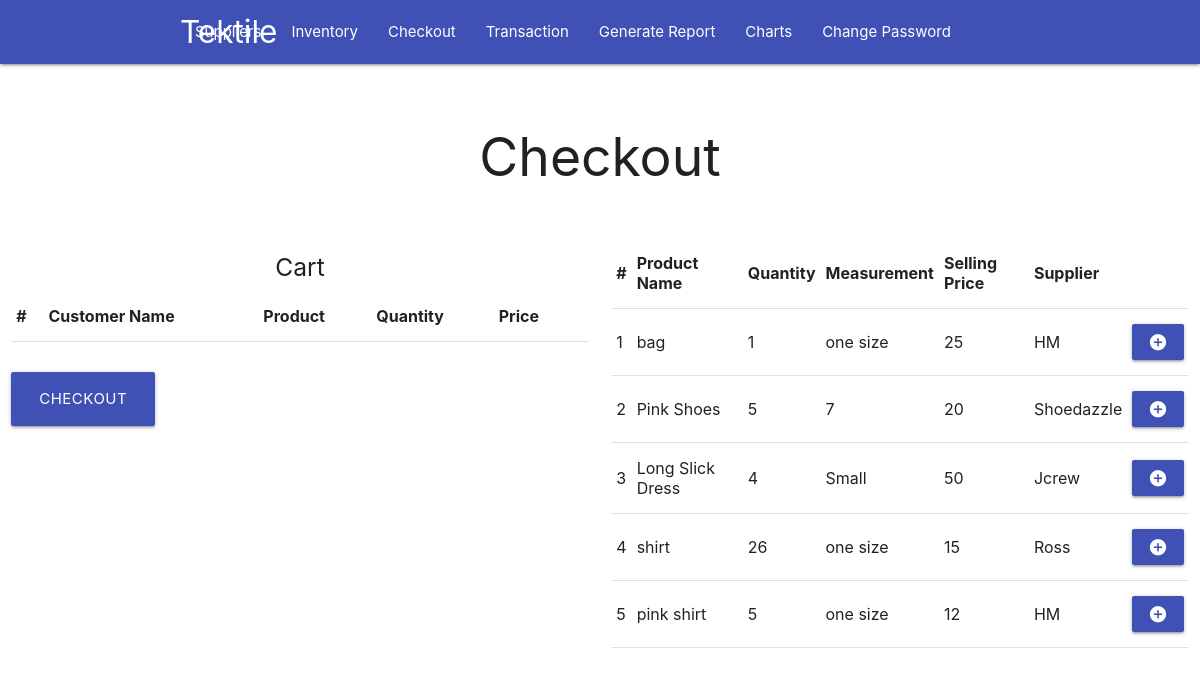
The app's page /checkout/ (signed in) with its own data.
### invent/models.py (models this page shows, shortened)
class Inventory(models.Model):
    pname = models.CharField(max_length=255)
    quantity = models.PositiveIntegerField()
    measurement = models.CharField(max_length=255)
    orginal_price = models.PositiveIntegerField()
    profit = models.PositiveIntegerField()
    selling_price = models.PositiveIntegerField()
    supplier = models.ForeignKey(Supplier, on_delete=models.CASCADE)

class Supplier(models.Model):
    sname = models.CharField(max_length=255, unique=True)
    contact = models.CharField(max_length=255)
    address = models.TextField(max_length=255)
    def __str__(self):
        return self.sname

### invent/views.py (the view, shortened to what this page needs)
# urls.py: path('checkout/', views.checkout, name='checkout'),
@login_required
def checkout(request, *args, **kwargs):
    user = request.user
    inventories = Inventory.objects.all().order_by('id')
    cart = Transaction.objects.all().filter(uid_id=user.id, success=0)
    context = {
        'checkout': 1,
        'inventory_checkout': inventories,
        'cart': cart,
    }
    if request.method == 'POST' and request.POST.get('tiddel'):
        tid = int(request.POST.get('tiddel'))
        Transaction.objects.get(pk=tid).delete()
        cart = Transaction.objects.all().filter(uid_id=user.id, success=0)
        context['cart'] = cart
        return render(request, 'ims/index.html', context)
    return render(request, 'ims/index.html', context)

### invent/templates/ims/index.html (shortened to what this page needs)
{% extends 'ims/base.html' %}
{% block body %}
{% if user.is_authenticated %}
{% if checkout %}
{% include 'ims/checkout.html' %}
{% endif %}
{% endif %}
{% endblock body %}

### invent/templates/ims/checkout.html (shortened to what this page needs)
<main>
	<center>
		<h2>Checkout</h2>
	</center>
	<div class="section"></div>
	<div class="row">
		<div class="col s6">
			<center><h5>Cart</h5></center>
			<table>
				<thead>
					<tr>
						<th>#</th>
						<th>Customer Name</th>
						<th>Product</th>
						<th>Quantity</th>
						<th>Price</th>
						<th></th>
					</tr>
				</thead>
			</table>
			<div class="section"></div>
			<div>
				<form method="POST">
					<button class="btn btn-large indigo">Checkout</button>
				</form>
			</div>
		</div>
		<div class="col s6">
			<table class="highlight">
			<thead>
				<tr>
					<th>#</th>
					<th>Product Name</th>
					<th>Quantity</th>
					<th>Measurement</th>
					<th>Selling Price</th>
					<th>Supplier</th>
					<th></th>
				</tr>
			</thead>
			<tbody>
				{% for i in inventory_checkout %}
					<tr>
						<td>{{i.id}}</td>
						<td>{{i.pname}}</td>
						<td>{{i.quantity}}</td>
						<td>{{i.measurement}}</td>
						<td>{{i.selling_price}}</td>
						<td>{{i.supplier}}</td>
						<td>
							<a class="waves-effect waves-light btn modal-trigger indigo" href="#{{i.id}}">
								<i class="material-icons">add_circle</i>
							</a>
						</td>
					</tr>
				{% endfor %}
			</tbody>
		</table>
		</div>
	</div>
</main>

### records on screen
Inventory: id "1", pname "bag", quantity "1", measurement "one size", selling_price "25", supplier "HM"
Inventory: id "2", pname "Pink Shoes", quantity "5", measurement "7", selling_price "20", supplier "Shoedazzle"
Inventory: id "3", pname "Long Slick Dress", quantity "4", measurement "Small", selling_price "50", supplier "Jcrew"
Inventory: id "4", pname "shirt", quantity "26", measurement "one size", selling_price "15", supplier "Ross"
Inventory: id "5", pname "pink shirt", quantity "5", measurement "one size", selling_price "12", supplier "HM"
